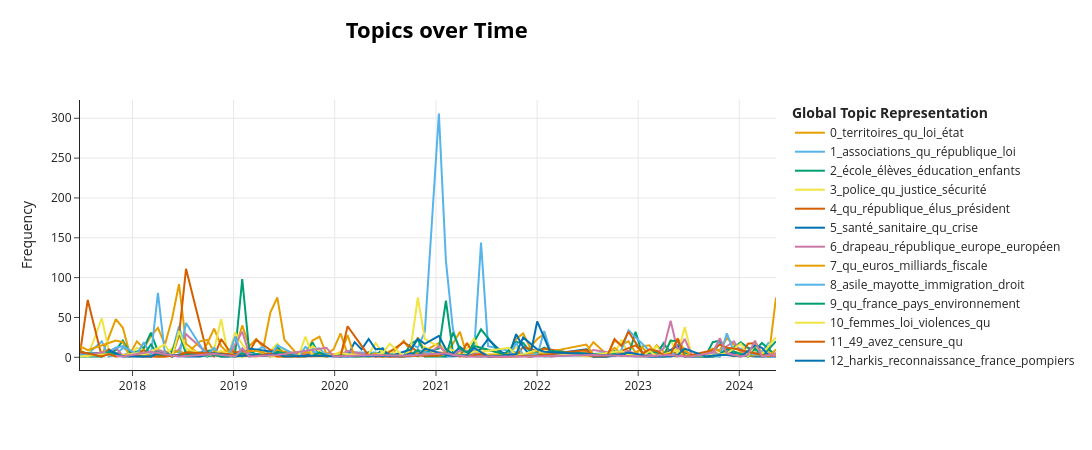

Here is the notebook cell this chart was saved with:
### Code cell
fig_dynamic_topic = topic_model.visualize_topics_over_time(
    topics_over_time, top_n_topics=15
)
fig_dynamic_topic
